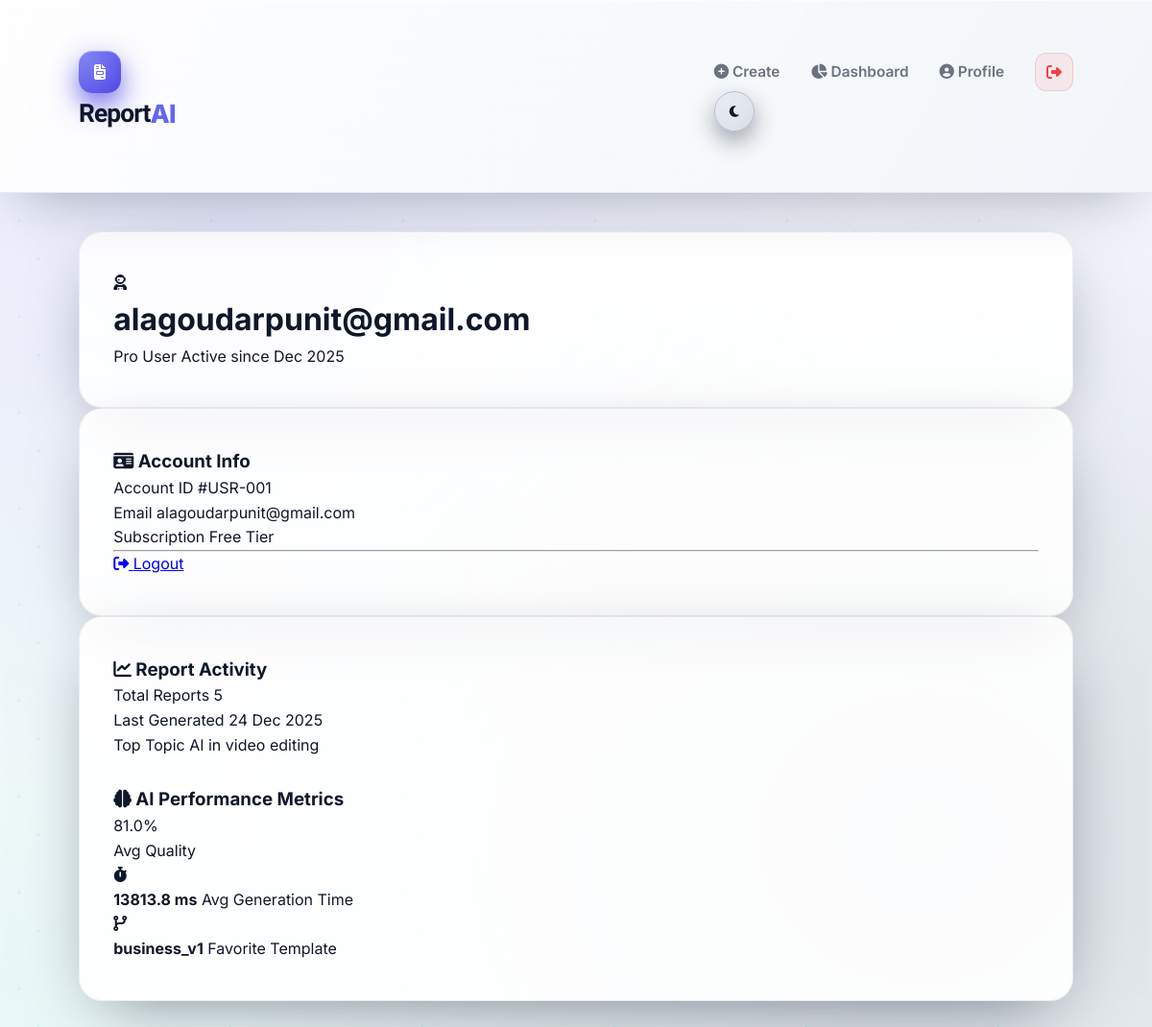
The app's page /profile (signed in) with its own data.
### main.py (models this page shows)
class User(UserMixin, db.Model):
    id = db.Column(db.Integer, primary_key=True)
    email = db.Column(db.String(150), unique=True, nullable=False)
    password = db.Column(db.String(150), nullable=False)
    reports = db.relationship("Report", backref="user", lazy=True)

class Report(db.Model):
    id = db.Column(db.Integer, primary_key=True)
    title = db.Column(db.String(200))
    topic = db.Column(db.String(200))
    filename = db.Column(db.String(200))
    user_id = db.Column(db.Integer, db.ForeignKey("user.id"))
    model_used = db.Column(db.String(50))
    prompt_version = db.Column(db.String(50))
    created_at = db.Column(db.DateTime, default=datetime.datetime.utcnow)
    quality_score = db.Column(db.Float)
    validation_status = db.Column(db.String(20))
    version = db.Column(db.Integer, default=1)
    parent_report_id = db.Column(db.Integer, nullable=True)
    generation_time_ms = db.Column(db.Integer)
    ai_confidence = db.Column(db.Float)

### main.py (the view)
@app.route("/profile")
@login_required
def profile():
    reports = current_user.reports
    total_reports = len(reports)
    last_report_date = (
        max(r.created_at for r in reports).strftime("%d %b %Y")
        if reports else "N/A"
    )
    avg_quality = round(
        sum(r.quality_score for r in reports) / total_reports, 2
    ) if reports else 0
    avg_generation_time = round(
        sum(r.generation_time_ms for r in reports) / total_reports, 2
    ) if reports else 0
    prompt_versions = [r.prompt_version for r in reports]
    most_used_prompt = (
        max(set(prompt_versions), key=prompt_versions.count)
        if reports else "N/A"
    )
    topic_count = {}
    for r in reports:
        topic_count[r.topic] = topic_count.get(r.topic, 0) + 1
    most_used_topic = max(topic_count, key=topic_count.get) if topic_count else "N/A"
    return render_template(
        "profile.html",
        user=current_user,
        total_reports=total_reports,
        last_report_date=last_report_date,
        most_used_topic=most_used_topic,
        avg_quality=avg_quality,
        avg_generation_time=avg_generation_time,
        most_used_prompt=most_used_prompt
    )

### main.py (called while the page is built)
@login_manager.user_loader
def load_user(user_id):
    return User.query.get(int(user_id))

### templates/profile.html (shortened to what this page needs)
{% extends "base.html" %}
{% block content %}
<div class="profile-container animate__animated animate__fadeIn">
    <div class="profile-header glass-card">
        <div class="user-avatar">
            <i class="fas fa-user-astronaut"></i>
        </div>
        <div class="user-meta">
            <h1 class="user-email">{{ user.email }}</h1>
            <div class="badge-group">
                <span class="badge tier">Pro User</span>
                <span class="badge active">Active since {{ user.reports[0].created_at.strftime('%b %Y') if user.reports else 'Today' }}</span>
            </div>
        </div>
    </div>
    <div class="profile-grid">
        <div class="profile-sidebar">
            <div class="glass-card compact-card">
                <h3><i class="fas fa-id-card"></i> Account Info</h3>
                <div class="info-item">
                    <label>Account ID</label>
                    <span>#USR-00{{ user.id }}</span>
                </div>
                <div class="info-item">
                    <label>Email</label>
                    <span>{{ user.email }}</span>
                </div>
                <div class="info-item">
                    <label>Subscription</label>
                    <span class="text-primary">Free Tier</span>
                </div>
                <hr>
                <div class="profile-actions">
                    <a href="{{ url_for('logout') }}" class="btn-outline logout"><i class="fas fa-sign-out-alt"></i> Logout</a>
                </div>
            </div>
        </div>
        <div class="profile-main">
            <div class="glass-card">
                <div class="section-title">
                    <h3><i class="fas fa-chart-line"></i> Report Activity</h3>
                </div>
                <div class="mini-stats">
                    <div class="mini-stat-card">
                        <span class="m-label">Total Reports</span>
                        <span class="m-value">{{ total_reports }}</span>
                    </div>
                    <div class="mini-stat-card">
                        <span class="m-label">Last Generated</span>
                        <span class="m-value">{{ last_report_date }}</span>
                    </div>
                    <div class="mini-stat-card">
                        <span class="m-label">Top Topic</span>
                        <span class="m-value">{{ most_used_topic }}</span>
                    </div>
                </div>
                <div class="section-title mt-4">
                    <h3><i class="fas fa-brain"></i> AI Performance Metrics</h3>
                </div>
                {% if total_reports > 0 %}
                <div class="ai-metrics-grid">
                    <div class="metric-box">
                        <div class="metric-circle" style="--percent: {{ avg_quality }}">
                            <span class="metric-num">{{ avg_quality }}%</span>
                        </div>
                        <span class="metric-label">Avg Quality</span>
                    </div>
                    <div class="metric-details">
                        <div class="detail-row">
                            <i class="fas fa-stopwatch"></i>
                            <div>
                                <strong>{{ avg_generation_time }} ms</strong>
                                <span>Avg Generation Time</span>
                            </div>
                        </div>
                        <div class="detail-row">
                            <i class="fas fa-code-branch"></i>
                            <div>
                                <strong>{{ most_used_prompt }}</strong>
                                <span>Favorite Template</span>
                            </div>
                        </div>
                    </div>
                </div>
                {% else %}
                <div class="empty-stats-msg">
                    <p>Start generating to see your AI efficiency metrics.</p>
                    <a href="{{ url_for('generate') }}" class="btn-primary btn-sm">Generate Now</a>
                </div>
                {% endif %}
            </div>
        </div>
    </div>
</div>
{% endblock %}

### static/style.css (style rules this page uses)
:root { --primary: #6366f1; --primary-hover: #4f46e5; --secondary: #64748b; --bg-main: #f8fafc; --card-bg: rgba(255, 255, 255, 0.9); --text-main: #0f172a; --text-muted: #6b7280; --border: #e2e8f0; --shadow: 0 22px 70px -26px rgba(15, 23, 42, 0.55); --shadow-lg: 0 35px 90px -30px rgba(15, 23, 42, 0.65); --shadow-xl: 0 50px 120px -35px rgba(15, 23, 42, 0.75); --glass: blur(22px); --radius: 20px; --radius-lg: 24px; --accent-cyan: #06b6d4; --accent-emerald: #10b981; --accent-danger: #ef4444; --accent-warning: #f59e0b; --transition-fast: 0.18s cubic-bezier(0.4, 0, 0.2, 1); --transition-med: 0.3s cubic-bezier(0.4, 0, 0.2, 1); --transition-slow: 0.55s cubic-bezier(0.4, 0, 0.2, 1); }
* { margin: 0; padding: 0; box-sizing: border-box; font-family: 'Inter', system-ui, -apple-system, BlinkMacSystemFont, sans-serif; transition: background-color 0.25s ease, border-color 0.25s ease, color 0.18s ease, box-shadow 0.25s ease, transform 0.25s ease; }
body { background-color: var(--bg-main); color: var(--text-main); min-height: 100vh; line-height: 1.6; background-image: radial-gradient(at 20% 20%, rgba(99, 102, 241, 0.12) 0px, transparent 50%), radial-gradient(at 80% 80%, rgba(8, 47, 73, 0.15) 0px, transparent 55%), radial-gradient(at 0% 100%, rgba(45, 212, 191, 0.08) 0px, transparent 50%), radial-gradient(at 100% 0%, rgba(99, 102, 241, 0.06) 0px, transparent 50%); background-attachment: fixed; animation: bgFloat 25s ease-in-out infinite alternate; position: relative; }
body::before { content: ''; position: fixed; top: 0; left: 0; width: 100%; height: 100%; background-image: radial-gradient(2px 2px at 20px 30px, rgba(99, 102, 241, 0.5), transparent), radial-gradient(2px 2px at 40px 70px, rgba(6, 182, 212, 0.5), transparent), radial-gradient(1px 1px at 90px 40px, rgba(16, 185, 129, 0.5), transparent), radial-gradient(1px 1px at 130px 80px, rgba(99, 102, 241, 0.3), transparent); background-repeat: repeat; background-size: 200px 100px; animation: particleFloat 60s linear infinite; pointer-events: none; z-index: -1; opacity: 0.3; }
.glass-card { position: relative; background: var(--card-bg); backdrop-filter: var(--glass); -webkit-backdrop-filter: var(--glass); border: 1px solid rgba(148, 163, 184, 0.2); border-radius: var(--radius-lg); padding: 2.5rem 2.2rem; box-shadow: var(--shadow), inset 0 1px 0 rgba(255, 255, 255, 0.2); overflow: hidden; transform: translateZ(0); }
.glass-card::before { content: ""; position: absolute; inset: -50%; background: radial-gradient(circle at 20% 20%, rgba(255, 255, 255, 0.08), transparent 60%), radial-gradient(circle at 80% 80%, rgba(99, 102, 241, 0.06), transparent 60%); opacity: 0; transition: opacity var(--transition-slow); pointer-events: none; }
.glass-card::after { content: ""; position: absolute; inset: -2px; border-radius: inherit; background: linear-gradient(135deg, rgba(99, 102, 241, 0.3), rgba(34, 211, 238, 0.3), rgba(16, 185, 129, 0.3)); opacity: 0; pointer-events: none; transition: opacity var(--transition-med); filter: blur(8px); }
.mt-4 { margin-top: 1.8rem; }

### records on screen
User: email "alagoudarpunit@gmail.com", id "1"
Report: created_at "Dec 2025", topic "AI in video editing"
Report: prompt_version "business_v1"

### other values on screen
{{ total_reports }} "5"
{{ last_report_date }} "24 Dec 2025"
{{ avg_quality }} "81.0"
{{ avg_generation_time }} "13813.8"
